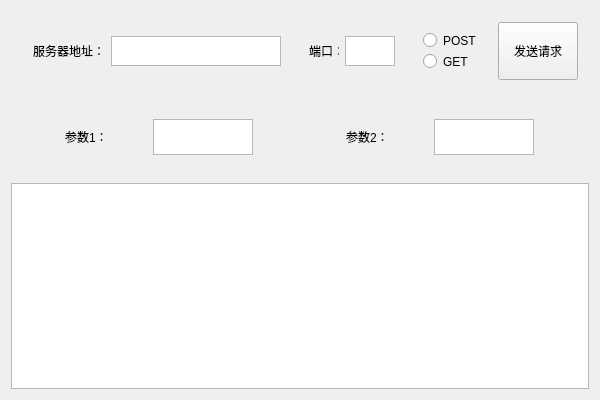
<?xml version="1.0" encoding="UTF-8"?>
<ui version="4.0">
 <class>QtHttpForCClass</class>
 <widget class="QWidget" name="QtHttpForCClass">
  <property name="geometry">
   <rect>
    <x>0</x>
    <y>0</y>
    <width>600</width>
    <height>400</height>
   </rect>
  </property>
  <property name="windowTitle">
   <string>QtHttpForC</string>
  </property>
  <layout class="QGridLayout" name="gridLayout_4">
   <item row="0" column="0">
    <widget class="QWidget" name="widget" native="true">
     <property name="maximumSize">
      <size>
       <width>16777215</width>
       <height>80</height>
      </size>
     </property>
     <layout class="QHBoxLayout" name="horizontalLayout">
      <item>
       <widget class="QWidget" name="widget_4" native="true">
        <layout class="QHBoxLayout" name="horizontalLayout_3">
         <item>
          <widget class="QLabel" name="label_2">
           <property name="text">
            <string>服务器地址：</string>
           </property>
          </widget>
         </item>
         <item>
          <widget class="QTextEdit" name="textEdit_addr">
           <property name="maximumSize">
            <size>
             <width>10000</width>
             <height>30</height>
            </size>
           </property>
          </widget>
         </item>
        </layout>
       </widget>
      </item>
      <item>
       <widget class="QWidget" name="widget_3" native="true">
        <property name="maximumSize">
         <size>
          <width>120</width>
          <height>16777215</height>
         </size>
        </property>
        <layout class="QHBoxLayout" name="horizontalLayout_2">
         <item>
          <widget class="QLabel" name="label">
           <property name="maximumSize">
            <size>
             <width>30</width>
             <height>16777215</height>
            </size>
           </property>
           <property name="text">
            <string>端口：</string>
           </property>
          </widget>
         </item>
         <item>
          <widget class="QTextEdit" name="textEdit_port">
           <property name="maximumSize">
            <size>
             <width>50</width>
             <height>30</height>
            </size>
           </property>
          </widget>
         </item>
        </layout>
       </widget>
      </item>
      <item>
       <widget class="QWidget" name="widget_2" native="true">
        <property name="maximumSize">
         <size>
          <width>80</width>
          <height>16777215</height>
         </size>
        </property>
        <layout class="QGridLayout" name="gridLayout_5">
         <item row="0" column="0">
          <widget class="QRadioButton" name="radioButton">
           <property name="text">
            <string>POST</string>
           </property>
          </widget>
         </item>
         <item row="1" column="0">
          <widget class="QRadioButton" name="radioButton_2">
           <property name="text">
            <string>GET</string>
           </property>
          </widget>
         </item>
        </layout>
       </widget>
      </item>
      <item>
       <widget class="QPushButton" name="pushButton">
        <property name="maximumSize">
         <size>
          <width>300</width>
          <height>500</height>
         </size>
        </property>
        <property name="text">
         <string>发送请求</string>
        </property>
        <property name="default">
         <bool>false</bool>
        </property>
       </widget>
      </item>
     </layout>
    </widget>
   </item>
   <item row="1" column="0">
    <widget class="QWidget" name="widget_7" native="true">
     <property name="maximumSize">
      <size>
       <width>16777215</width>
       <height>80</height>
      </size>
     </property>
     <layout class="QGridLayout" name="gridLayout_3">
      <item row="0" column="0">
       <widget class="QWidget" name="widget_5" native="true">
        <property name="maximumSize">
         <size>
          <width>300</width>
          <height>16777215</height>
         </size>
        </property>
        <layout class="QGridLayout" name="gridLayout_2">
         <item row="0" column="0">
          <widget class="QLabel" name="label_3">
           <property name="maximumSize">
            <size>
             <width>50</width>
             <height>16777215</height>
            </size>
           </property>
           <property name="text">
            <string>参数1：</string>
           </property>
          </widget>
         </item>
         <item row="0" column="1">
          <widget class="QTextEdit" name="textEdit_parm_1">
           <property name="maximumSize">
            <size>
             <width>100</width>
             <height>50</height>
            </size>
           </property>
          </widget>
         </item>
        </layout>
       </widget>
      </item>
      <item row="0" column="1">
       <widget class="QWidget" name="widget_6" native="true">
        <property name="maximumSize">
         <size>
          <width>300</width>
          <height>70</height>
         </size>
        </property>
        <layout class="QGridLayout" name="gridLayout">
         <item row="0" column="0">
          <widget class="QLabel" name="label_4">
           <property name="maximumSize">
            <size>
             <width>50</width>
             <height>16777215</height>
            </size>
           </property>
           <property name="text">
            <string>参数2：</string>
           </property>
          </widget>
         </item>
         <item row="0" column="1">
          <widget class="QTextEdit" name="textEdit_parm_2">
           <property name="maximumSize">
            <size>
             <width>100</width>
             <height>50</height>
            </size>
           </property>
          </widget>
         </item>
        </layout>
       </widget>
      </item>
     </layout>
    </widget>
   </item>
   <item row="2" column="0">
    <widget class="QTextEdit" name="textEdit_res"/>
   </item>
  </layout>
 </widget>
 <layoutdefault spacing="6" margin="11"/>
 <resources/>
 <connections/>
</ui>
